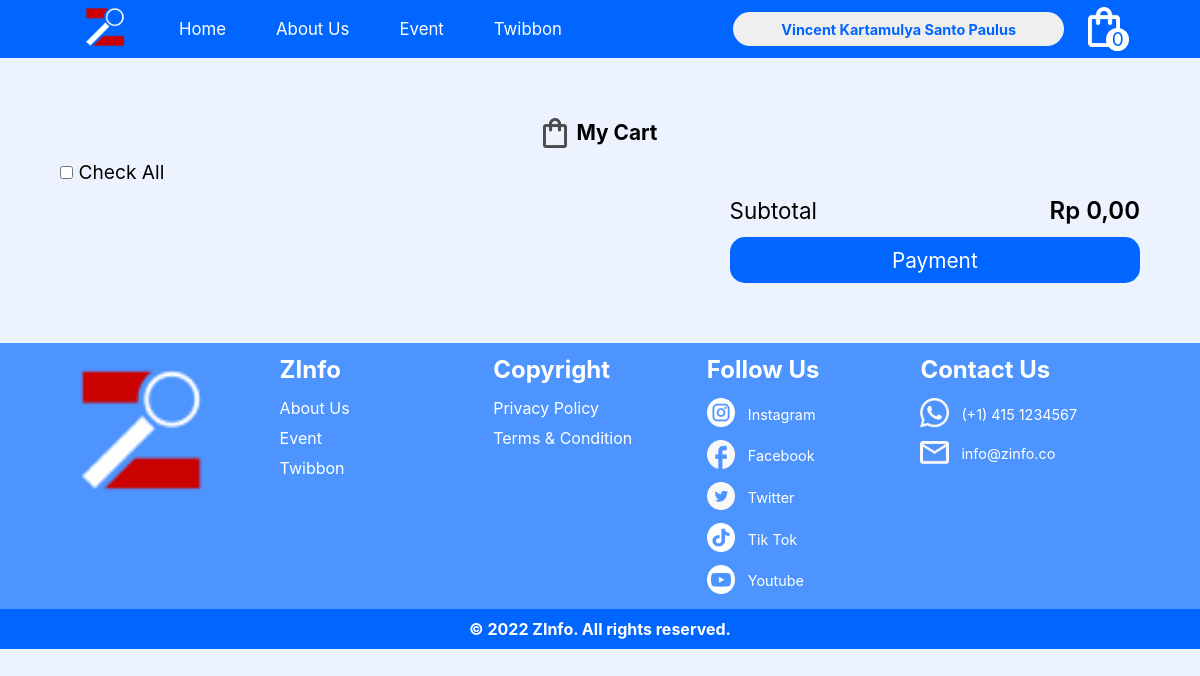
Page /cart.php (signed in) on the earlier database version.
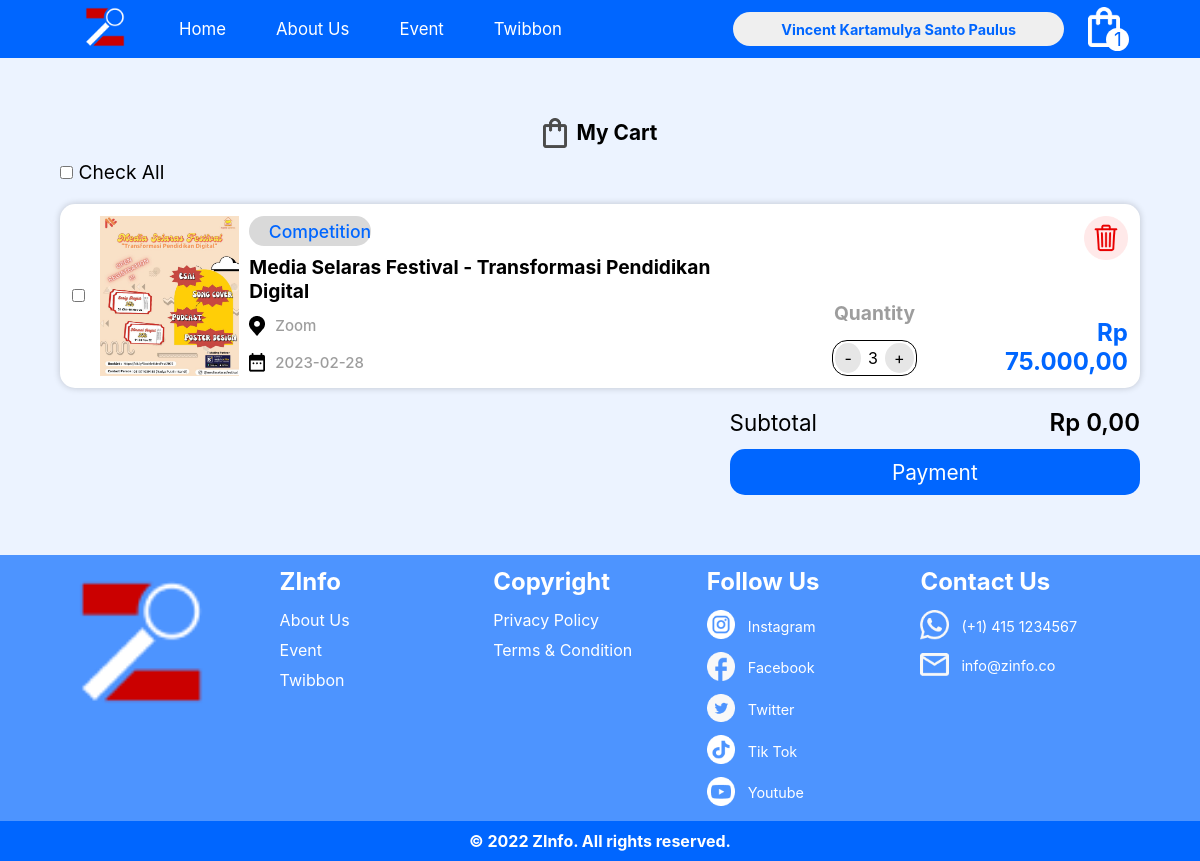
Same page on the later database version.
### tables this page shows
CREATE TABLE `cart` (
  `id` int(11) NOT NULL,
  `UserID` int(11) NOT NULL,
  `EventID` int(11) NOT NULL,
  `qty` int(11) NOT NULL
);

CREATE TABLE `event` (
  `EventID` int(11) NOT NULL,
  `KategoriID` int(11) NOT NULL,
  `Nama` varchar(200) NOT NULL,
  `Deskripsi` mediumtext NOT NULL,
  `GambarPoster` varchar(100) DEFAULT NULL,
  `Harga` int(11) NOT NULL,
  `Tanggal` date NOT NULL,
  `Lokasi` varchar(200) NOT NULL,
  `Alamat` varchar(200) NOT NULL,
  `JenisPert` varchar(10) NOT NULL,
  `sisaTicket` int(11) DEFAULT 50,
  `Twibbon` varchar(100) DEFAULT NULL,
  `NamaOrganizer` varchar(200) NOT NULL,
  `Instagram` varchar(100) NOT NULL,
  `Email` varchar(100) DEFAULT NULL,
  `logo` varchar(100) DEFAULT NULL
);

CREATE TABLE `kategori` (
  `KategoriID` int(11) NOT NULL,
  `Kategori` varchar(15) NOT NULL
);

### cart.php (the view, shortened to what the changed rows need)
<!DOCTYPE html>
<html lang="en">
<head>
    <link rel="stylesheet" href="css/cart.css">
</head>
<body>
    <?php
        include 'DBconn.php';
        $UserID = $_SESSION["id"];
        $carts = mysqli_query($conn, "SELECT * FROM cart c
        JOIN `event` e ON c.EventID = e.EventID
        JOIN kategori k ON k.KategoriID = e.KategoriID
        WHERE UserID = '$UserID'") or die(mysqli_error($conn));
    ?>
    <?php include "navbar.php" ?>
    <form method="POST" action="payment.php">
        <div id="cart">
            <?php foreach($carts as $cart): ?>
            <div class="cart-list">
                <div class="cart-event">
                    <div class="cart-check">
                        <input type="checkbox" value="<?= $cart['id'] ?>" name="checkCart[]" id="" class="checkCart" onchange="addCheck(<?= $cart['Harga'] ?>)">
                    </div>
                    <img src="Asset/poster/<?= $cart["GambarPoster"] ?>" alt=""  class="cart-poster">
                    <div class="flexColumn">
                        <div class="event-type">
                            <div>
                                <?php echo $cart["Kategori"]; ?>
                            </div>
                        </div>
                        <h2>
                            <?= $cart["Nama"] ?>
                        </h2>
                        <div class="event-list-location">
                            <div class="event-list-location-icon">
                                <img src="Asset/icon-location.png" alt="">
                            </div>
                            <div>
                                <p>
                                    <?= $cart["Alamat"] ?>
                                </p>
                            </div>
                        </div>
                        <div class="event-list-date">
                            <div class="event-list-date-icon">
                                <img src="Asset/icon-event-date.png" alt="">
                            </div>
                            <div>
                                <p>
                                    <?= $cart['Tanggal'] ?>
                                </p>
                            </div>
                        </div>
                    </div>
                </div>
                <div class="qty">
                    <h1 class="qtys">Quantity</h1>
                    <div class="event-count">
                        <div>
                            <div class="minButton" onclick="reduceAmount(<?= $cart['id'] ?>,<?= $cart['qty'] ?>)">-</div>
                        </div>
                        <div class="amount">
                            <input type="text" value="<?= $cart['qty'] ?>" class="textAmount">
                        </div>
                        <div>
                            <div class="addButton" onclick="addAmount(<?= $cart['id'] ?>,<?= $cart['qty'] ?>)">+</div>
                        </div>
                    </div>
                </div>
                <div class="pojok-kanan">
                    <img src="Asset/deletecart.png" alt="" class="" onclick="deleteCart(<?= $cart['id'] ?>)">
                    <h2>
                        <?php
                            $hasil = "Rp " . number_format($cart['Harga'] * $cart['qty'],2,',','.');
                            echo $hasil;
                        ?>
                    </h2>
                </div>
            </div>
            <?php endforeach; ?>
        </div>
    </form>
    <?php include "footer.php" ?>
</body>
</html>

### navbar.php (shortened to what the changed rows need)
<!DOCTYPE html>
<html lang="en">
<head>
    <link rel="stylesheet" href="css/navbar.css">
</head>
<body>
    <?php
        include 'DBconn.php';
        $total_cart = 0;
        if(isset($_SESSION["login"])):
            $UserID = $_SESSION["id"];
            $query = mysqli_query($conn, "SELECT * FROM cart WHERE UserID = '$UserID'");
            $profile = mysqli_query($conn, "SELECT * FROM `user` WHERE UserID = '$UserID'");
            $total_cart = mysqli_num_rows($query);
            $profiles = mysqli_fetch_assoc($profile);
        endif
    ?>
    <nav id="nav">
        <div>
            <ul id="ul2">
                <?php if(!isset($_SESSION["login"])): ?>
                    <li id="login" onclick="location.href = 'login.php'">
                        <button>Log In</button>
                    </li>
                <?php else: ?>
                    <li id="login">
                        <button onclick="toggleMenu()">
                            <?php
                                $nama = $profiles['Nama'];
                                echo $nama;
                            ?>
                        </button>
                    </li>
                    <li class="hideLogo" id="liabsolute" onclick="location.href='cart.php'">
                        <a href="cart.php">
                            <img src="Asset/cart.png" alt="">
                        </a>
                        <div id="qty">
                            <?= $total_cart ?>
                        </div>
                    </li>
                <?php endif ?>
            </ul>
        </div>
    </nav>
</body>
</html>

Differences in the rows shown:
added cart: EventID.GambarPoster (picture), kategori.Kategori "Competition", EventID.Nama "Media Selaras Festival - Transformasi Pendidikan Digital", EventID.Alamat "Zoom", EventID.Tanggal "2023-02-28", qty "3", hasil "Rp 75.000,00"
Other differences:
$total_cart: "0" → "1"
